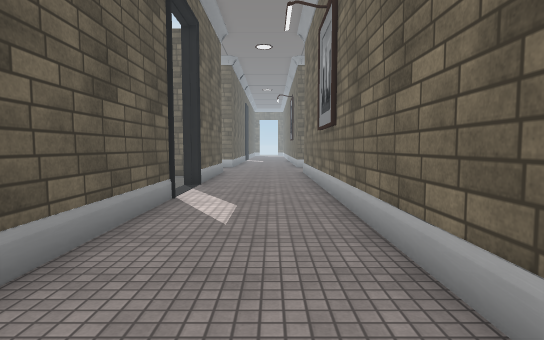
view 1 (above)

15 first-person views from a walk through a scene from a Unity 3-D project. The camera is 1.4 m above the floor, tilts 4° down and sees 80° across. The floor is counted in squares, 1 m on a side. Each view is taken from the middle of a square. On the plan, view 1 faces up. The plan holds only what a view shows up to about 15 squares ahead; the rest is blank. The place goes on beyond the plan. The player character is not drawn. Door leaves are left out, so doorways stand open. Some surface patterns are stand-ins.

view 2
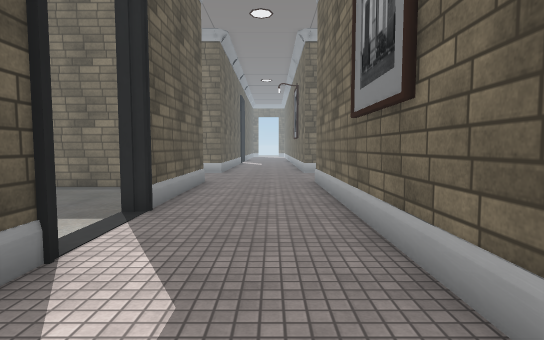

view 3
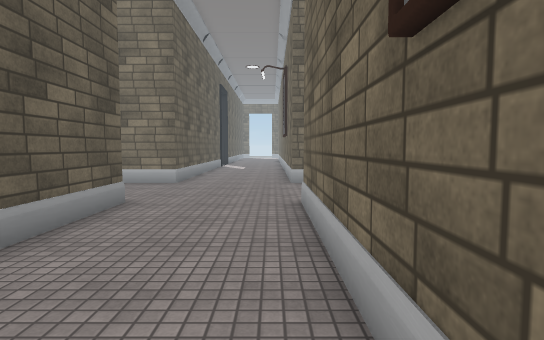

view 4
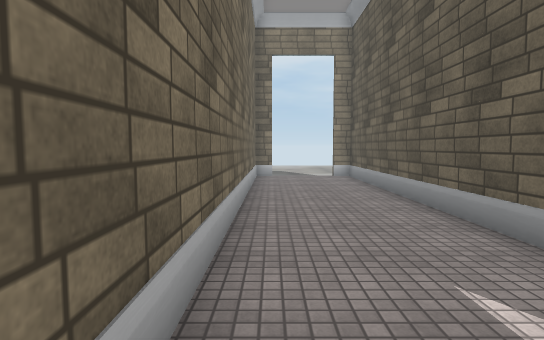

view 5
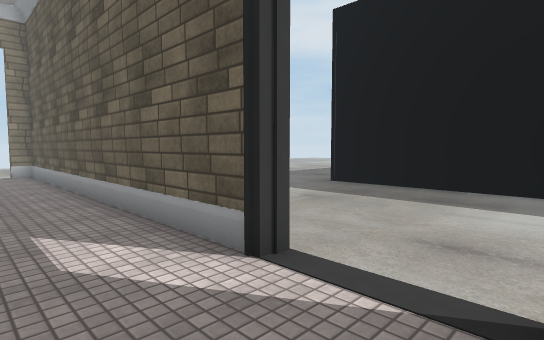

view 6
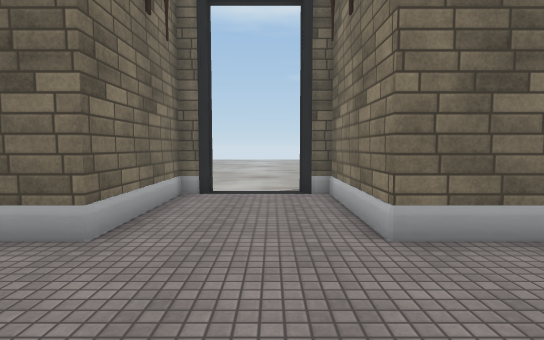

view 7
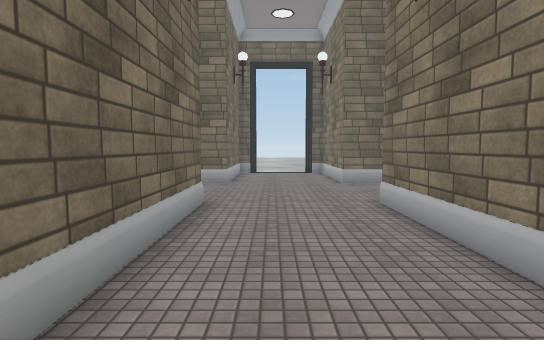

view 8
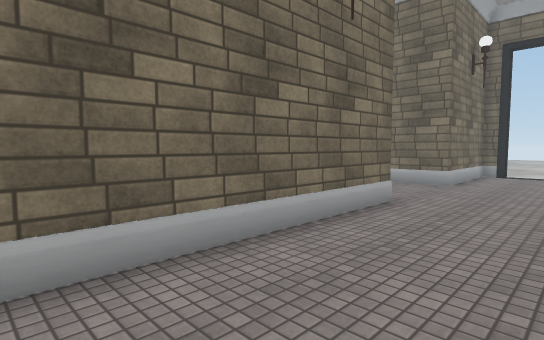

view 9
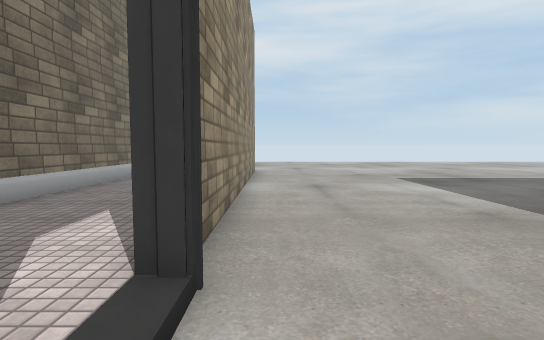

view 10
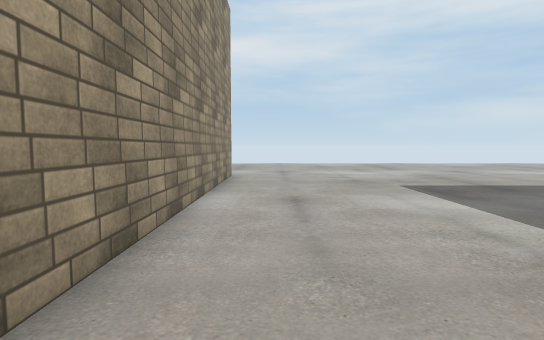

view 11
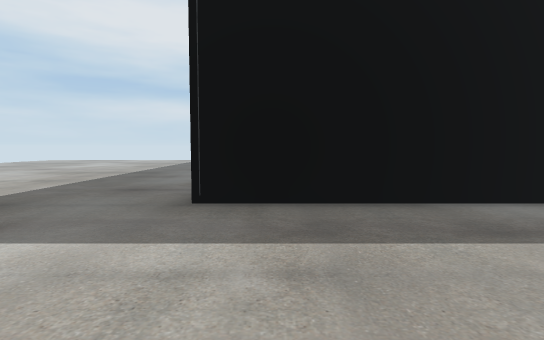

view 12
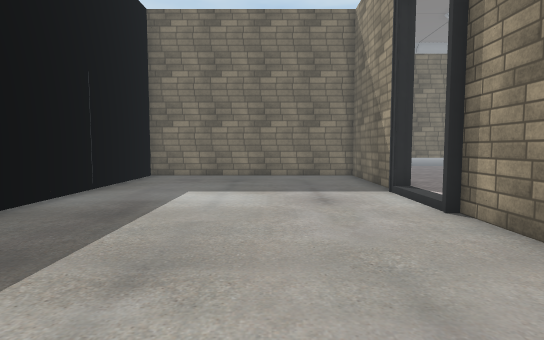

view 13
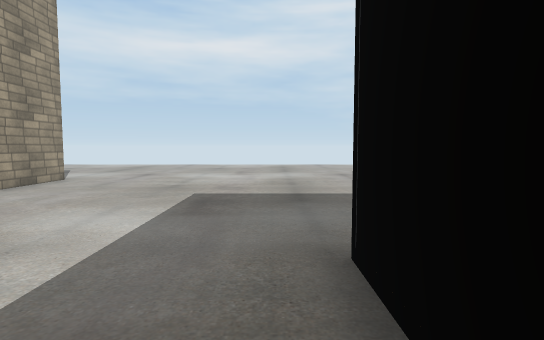

view 14
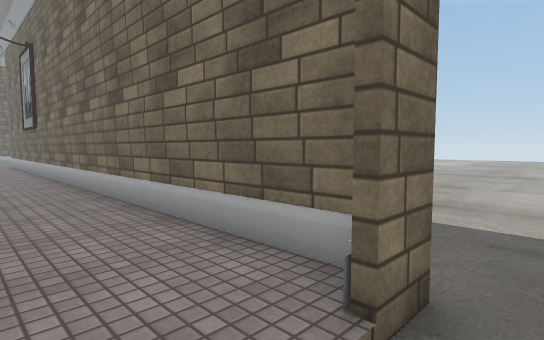

view 15
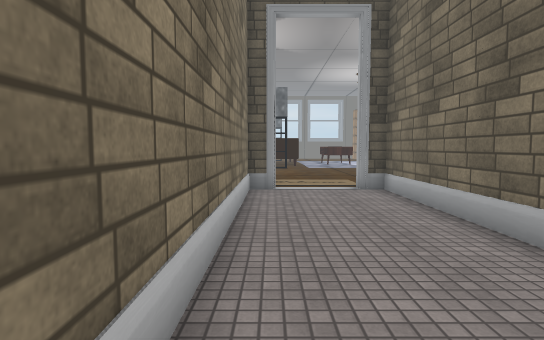

### Floor plan
Key: @ floor where view 1 was taken; # wall or solid block; . main floor; : floor 0.25 m higher than the main floor; / step, stairs or slope; D open door.
Columns run from 20 left of view 1 to 10 right of it. Each row starts with its distance up from view 1.
 25                  #::::#
 24                  #::::#
 23        ###########::::######
 22    :: :D:::::::::::::::::::D ..
 21    :: :D:::::::::::::::::::D ..
 20    :: :D:::::::::::::::::::D ..
 19        D:::::::::::::::::::D ..
 18        ###########::::######
 17        #.........#::::#
 16        #.........#::::#
 15        #.........#::::#
 14        #.........#::::#
 13        #.........#::::#
 12        #.........D::::#
 11        #.........D::::#
 10        #.........D::::#
  9        #.........D::::#
  8        #.........#::::#
  7        #.........#::::#
  6        #.........#::::#
  5        #.........#::::#
  4        #.........#::::#
  3        #.........#::::#
  2   ...............#::::#
  1 .................#::::#
  0 .................#::@:#
 -1 .................#::::#
 -2 .................#::::#
 -3 .................#::::#
 -4 .................#::::#
 -5 .................#::::#    ....
 -6 .................#::::# .......
 -7      ............## /##........
 -8      ............. .  ....

Where each view was taken, in squares from view 1:
view 1: 0 up, 0 right, facing up
view 2: 5 up, 0 right, facing up
view 3: 10 up, 1 right, facing up
view 4: 9 up, 1 right, facing down
view 5: 12 up, 0 right, facing down-left
view 6: 20 up, 3 left, facing right
view 7: 21 up, 11 left, facing right
view 8: 19 up, 11 left, facing up-right
view 9: 12 up, 4 left, facing down
view 10: 9 up, 5 left, facing down
view 11: 5 up, 5 left, facing left
view 12: 2 up, 7 left, facing up
view 13: 7 up, 12 left, facing down
view 14: 8 down, 1 left, facing up-right
view 15: 19 up, 2 left, facing left
